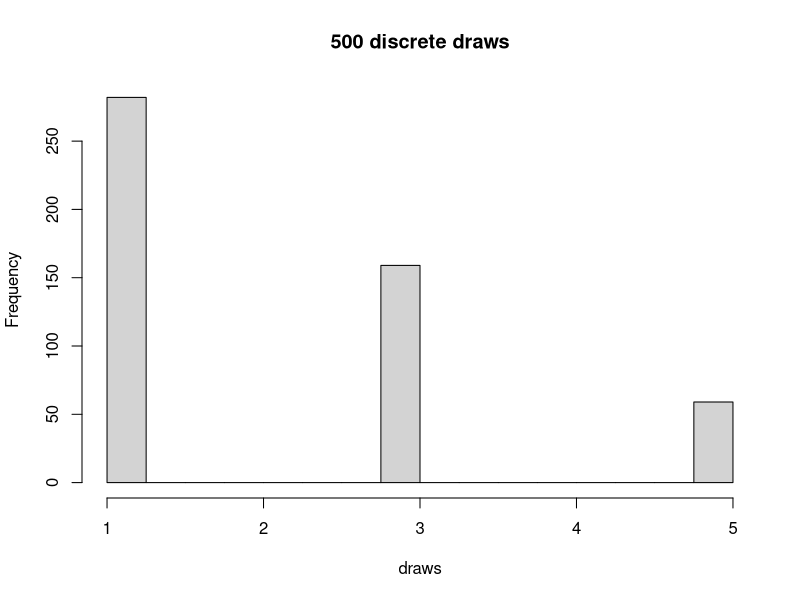
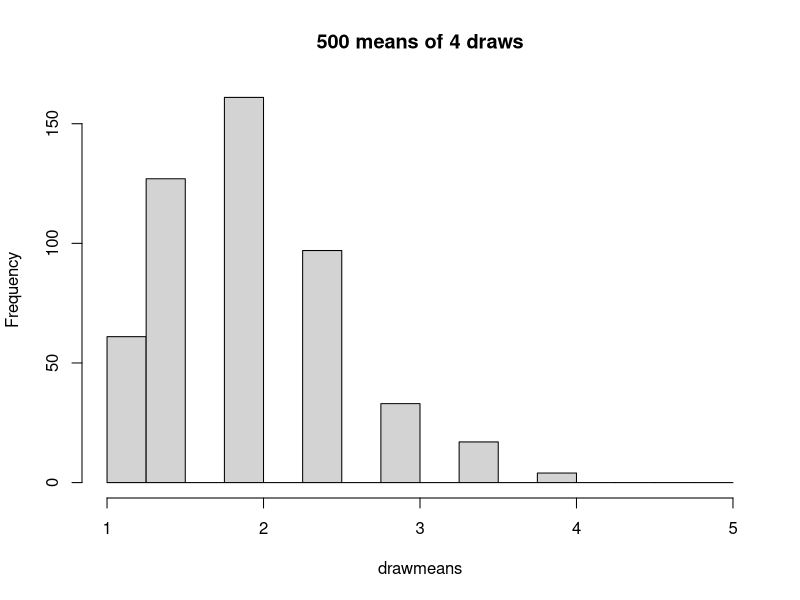
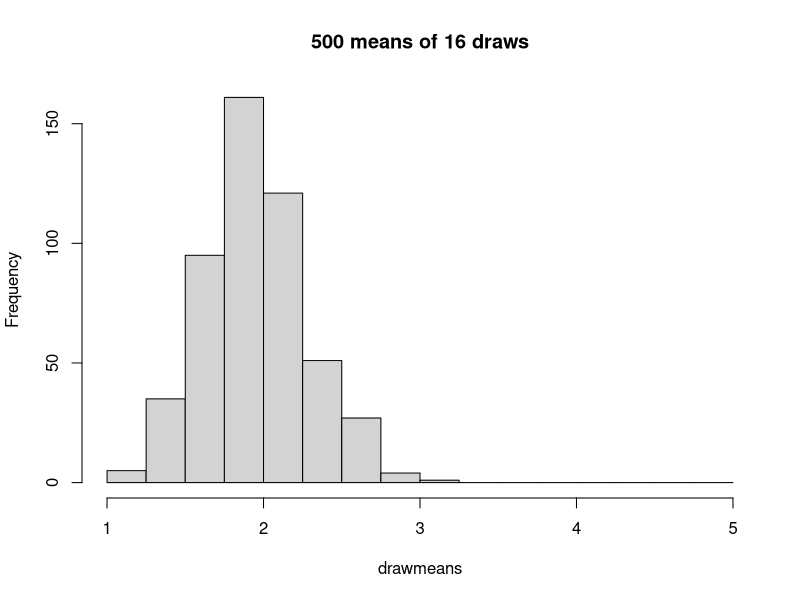
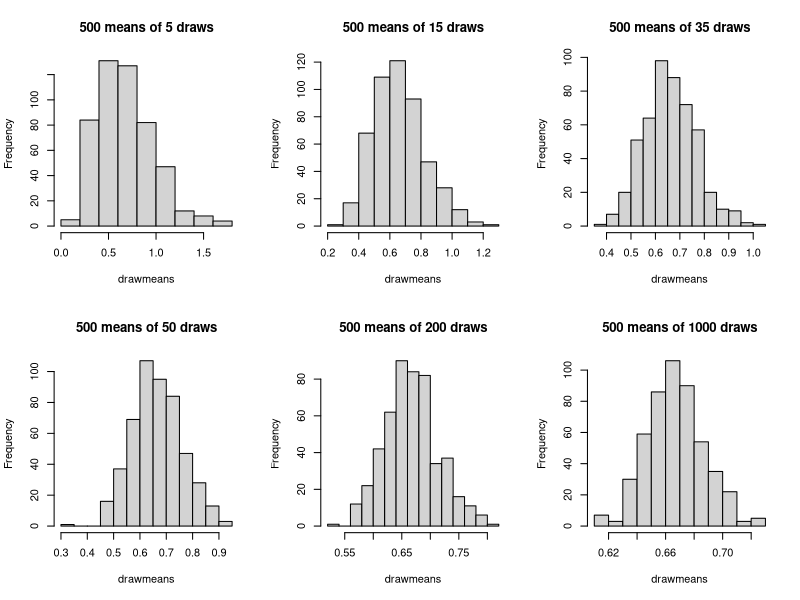
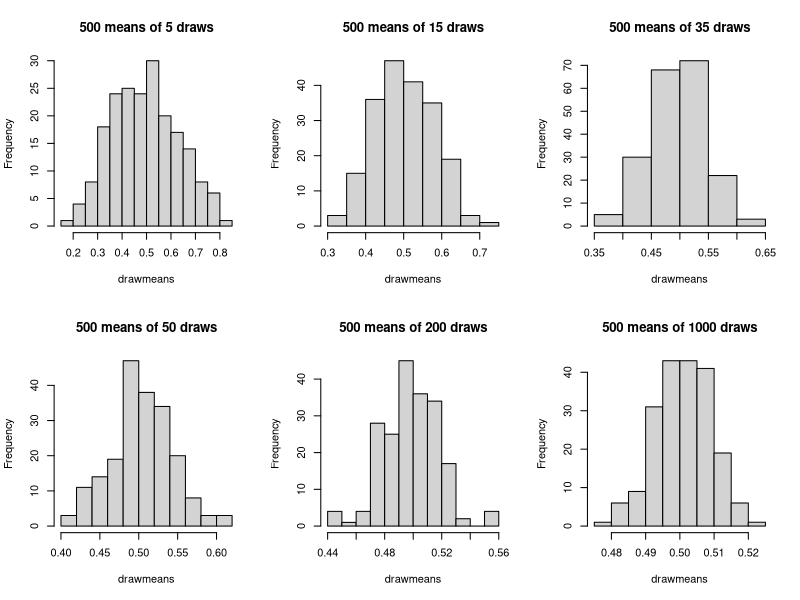
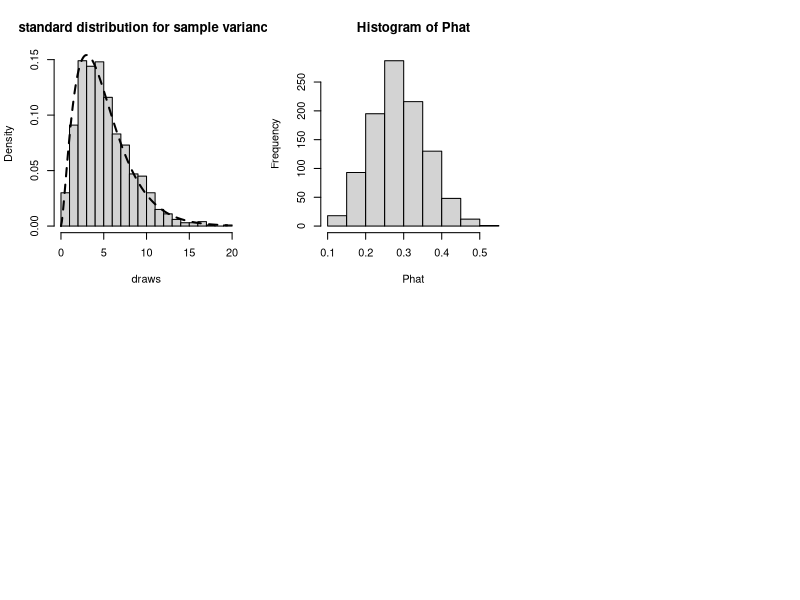

R code for these plots, in order:

# SAMPLE DISTRIBUTION OF SAMPLE MEAN

# Simulations using a Discrete Distribution
x = c(1, 3, 5)
px = c(0.6, 0.3, 0.1)

draws = sample(x, size = 500, replace = TRUE, prob = px)
hist(draws, breaks = seq(1, 5, by = 0.25), main = paste(length(draws), " discrete draws", sep = ""))

# 500 samples, sample size = 4
draws = sample(x, size = 4 * 500, replace = TRUE, prob = px)
draws = matrix(draws, 4)
drawmeans = apply(draws, 2, mean)
hist(drawmeans, breaks = seq(1, 5, by = 0.25), main = "500 means of 4 draws")

# 500 samples, sample size = 16
draws = sample(x, size = 16 * 500, replace = TRUE, prob = px)
draws = matrix(draws, 16)
drawmeans = apply(draws, 2, mean)
hist(drawmeans, breaks = seq(1, 5, by = 0.25), main = "500 means of 16 draws")

# Simulations using a Continuous Distribution

# 500 samples, sample size = 5, 15, 35, 50, X ~ Exp(lambda = 1.5)

par(mfrow = c(2,3))
for(n in c(5,15,35,50,200,1000)){
  draws <- rexp(n * 500, rate = 1.5)
  draws <- matrix(draws, n)
  drawmeans = apply(draws, 2, mean)
  hist(drawmeans, main = paste("500 means of ",n," draws", sep = ""))
}

# 500 samples, sample size = 5, 15, 35, 50, X ~ U([0,1])

par(mfrow = c(2,3))
for(n in c(5,15,35,50,200,1000)){
  draws <- runif(n * 200)
  draws <- matrix(draws, n)
  drawmeans = apply(draws, 2, mean)
  hist(drawmeans, main = paste("500 means of ",n," draws", sep = ""))
}

# SAMPLE DISTRIBUTION OF SAMPLE VARIANCE
# Simulations using a Continuous Distribution
# Assume that the underlying distribution X is distributed as X ∼ N(0, 9) and suppose that the sample size, n, is 6.

draws = matrix(rnorm(1000 * 6, 0, 3), 6)
drawvar = apply(draws, 2, var)
draws = 5 * drawvar/9
hist(draws, breaks = 20, prob = TRUE, main = "standard distribution for sample variance")
v = seq(0, max(draws), length = 200)
lines(v, dchisq(v, 5), lty = 2, lwd = 2)

# Sampling distribution of Proportion 
n <- 40
p <- 0.3
X <- rbinom(1000, n, prob = p)

Phat <- X/n
hist(Phat)












